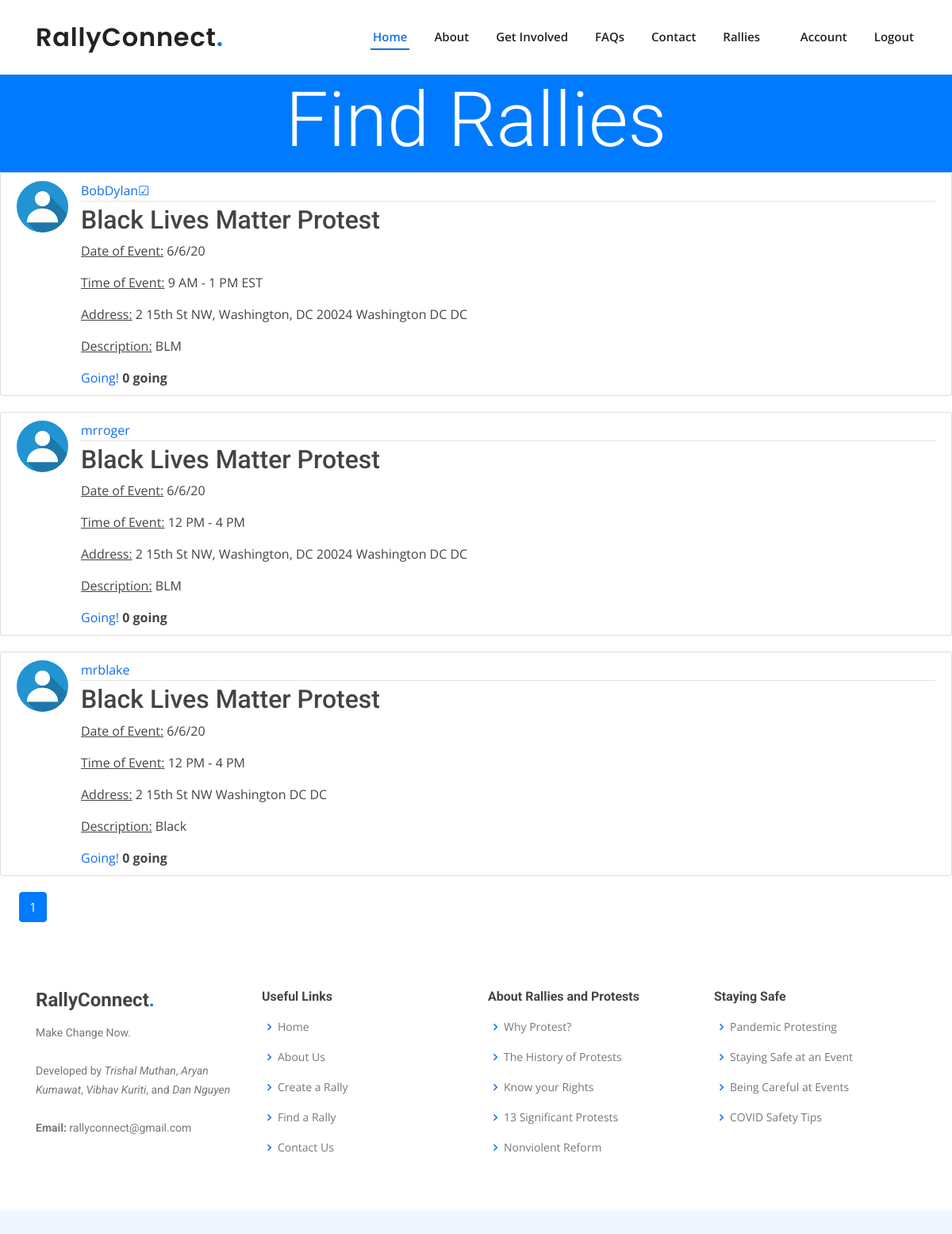
Page /protest (signed in) on the committed database.
### rallyconnect/models.py (models this page shows, shortened)
class Post(db.Model):
    id = db.Column(db.Integer, primary_key=True)
    title = db.Column(db.String(100), nullable=False)
    date_posted = db.Column(db.DateTime, nullable=True, default=datetime.utcnow)
    street_address = db.Column(db.String, nullable=False)
    city = db.Column(db.String, nullable=False)
    state = db.Column(db.String, nullable=False)
    date = db.Column(db.String(8), nullable=False)
    time = db.Column(db.String(10), nullable=False)
    content = db.Column(db.Text, nullable=False)
    user_id = db.Column(db.Integer, db.ForeignKey('user.id'), nullable=False)
    likes = db.relationship('PostLike', backref='post', lazy='dynamic')

class User(db.Model, UserMixin):
    id = db.Column(db.Integer, primary_key=True)
    username = db.Column(db.String(20), unique=True, nullable=False)
    email = db.Column(db.String(120), unique=True, nullable=False)
    image_file = db.Column(db.String(20), nullable=False, server_default='default.jpg')
    password = db.Column(db.String(60), nullable=False)
    posts = db.relationship('Post', backref='author', lazy=True)
    liked = db.relationship(
        'PostLike',
        foreign_keys='PostLike.user_id',
        backref='user', lazy='dynamic')
    def has_liked_post(self, post):
        return PostLike.query.filter(
            PostLike.user_id == self.id,
            PostLike.post_id == post.id).count() > 0

### rallyconnect/routes.py (the view)
@app.route("/")
@app.route("/protest")
def protest():
    page = request.args.get('page', 1, type=int)
    posts = Post.query.order_by(Post.id.desc()).paginate(page=page, per_page=5)
    return render_template('protest.html', posts=posts)

### rallyconnect/models.py (called while the page is built)
@login_manager.user_loader
def load_user(user_id):
    return User.query.get(int(user_id))

### rallyconnect/templates/protest.html
{% extends "layout2.html" %}
        {% block content %}
        <header class="masthead" style="background-color: #007bff;">
          <div class="container h-100" >
            <div class="row h-100 align-items-center">
              <div class="col-12 text-center">
                <h1 class="display-1" style="color: white;">Find Rallies</h2>
              </div>
            </div>
          </div>
        </header>
          {% for post in posts.items %}
            <article class="media content-section">
              <img class="rounded-circle article-img" src="{{ url_for('static', filename='profile_pics/' + post.author.image_file) }}">
              <div class="media-body">
                <div class="article-metadata">
                  <a class="mr-2" href="{{ url_for('account')}}">{{ post.author.username }}</a>
                </div>
                <h2><a class="article-title" href="{{ url_for('post', post_id=post.id) }}">{{ post.title }}</a></h2>
                <p class="article-content"><u>Date of Event:</u> {{ post.date }}</p>
                <p class="article-content"><u>Time of Event:</u> {{ post.time }}</p>
                <p class="article-content"><u>Address:</u> {{ post.street_address + ' ' + post.city + ' ' + post.state }}</p>
                <p class="article-content"><u>Description:</u> {{ post.content }}</p>
                {% if current_user.is_authenticated %}
                  {% if current_user.has_liked_post(post) %}
                    <a href="{{ url_for('like_action', post_id=post.id, action='unlike') }}">Unattend</a>
                  {% else %}
                    <a href="{{ url_for('like_action', post_id=post.id, action='like') }}">Going!</a>
                  {% endif %}
                {% endif %}
                <strong>{{ post.likes.count() }} going</strong>
              </div>
            </article>
          {% endfor %}
          {% for page_num in posts.iter_pages(left_edge=1, right_edge=1, left_current=1, right_current=2) %}
            {% if page_num %}
              {% if posts.page == page_num %}
                <a class="btn btn-primary mb-4 ml-4" href="{{ url_for('protest', page=page_num) }}">{{ page_num }}</a>
              {% else %}
                <a class="btn btn-outline-primary mb-4 ml-4" href="{{ url_for('protest', page=page_num) }}">{{ page_num }}</a>
              {% endif %}
            {% else %}
              ...
            {% endif %}
        {% endfor %}
        {% endblock content %}

### rallyconnect/static/css/style.css (style rules this page uses)
body { font-family: "Open Sans", sans-serif; color: #444444; }
a { color: #106eea; }
h1, h2, h3, h4, h5, h6 { font-family: "Roboto", sans-serif; }
.article-title { color: #444444; }
.article-content { white-space: pre-line; }
.article-img { height: 65px; width: 65px; margin-right: 16px; }
.article-metadata { padding-bottom: 1px; margin-bottom: 4px; border-bottom: 1px solid #e3e3e3 }
.content-section { background: #ffffff; padding: 10px 20px; border: 1px solid #dddddd; border-radius: 3px; margin-bottom: 20px; }

### rows in the picture
Post: image_file (placeholder picture), author.username "BobDylan☑", title "Black Lives Matter Protest", date "6/6/20", time "9 AM - 1 PM EST", street_address+city+state "2 15th St NW, Washington, DC 20024 Washington DC DC", content "BLM", likes.count "0"
Post: image_file (placeholder picture), author.username "mrroger", title "Black Lives Matter Protest", date "6/6/20", time "12 PM - 4 PM", street_address+city+state "2 15th St NW, Washington, DC 20024 Washington DC DC", content "BLM", likes.count "0"
Post: image_file (placeholder picture), author.username "mrblake", title "Black Lives Matter Protest", date "6/6/20", time "12 PM - 4 PM", street_address+city+state "2 15th St NW Washington DC DC", content "Black", likes.count "0"

### other values in the picture
{{ page_num }} "1"
